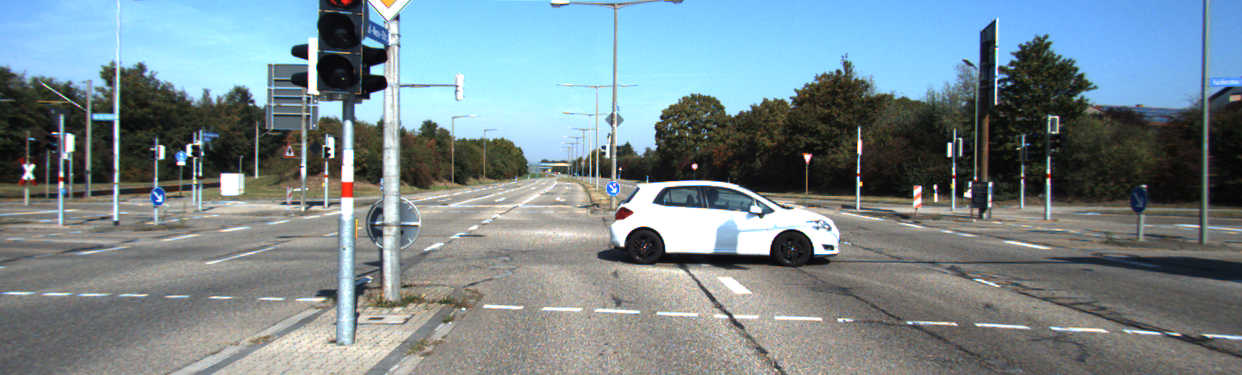
#> input picture road situation analysis/research/road/depth estimation/OpenCV/left.png, 1242 x 375 px
$ python sc.py
#> lines starting #> are read from the running program, lines starting #| are printed output that depends on the picture
import numpy as np
import cv2 as cv
from matplotlib import pyplot as plt


imgL = cv.imread('left.png',0)
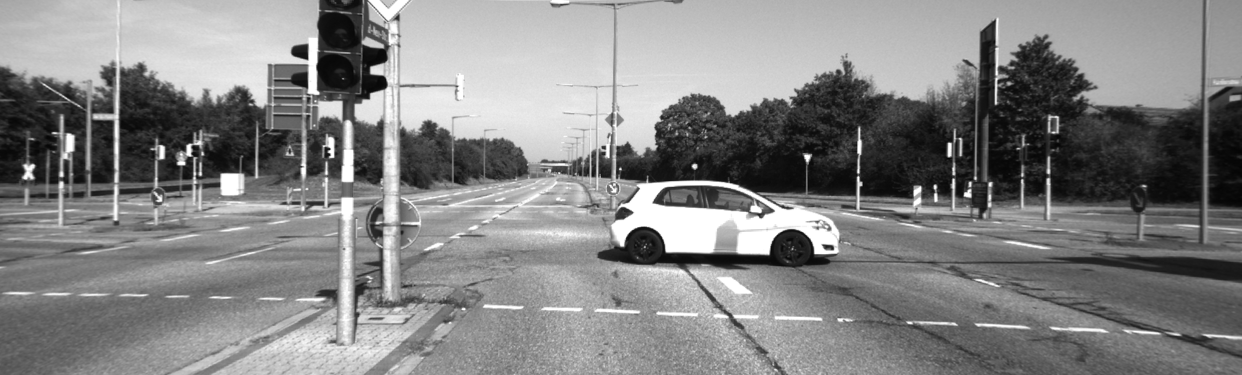
#> imgL: shape (375, 1242); min 4, max 255, mean 131.4
imgR = cv.imread('right.png',0)
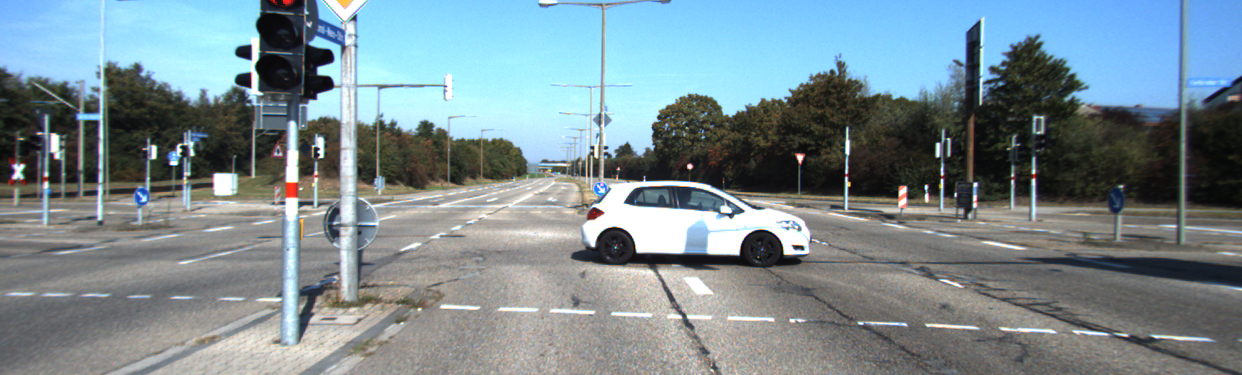
#> input picture road situation analysis/research/road/depth estimation/OpenCV/right.png, 1242 x 375 px
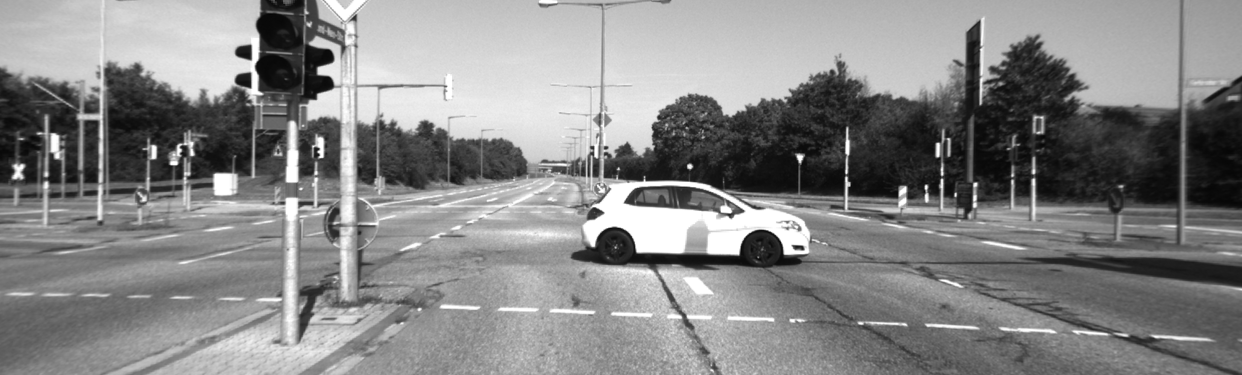
#> imgR: shape (375, 1242); min 4, max 255, mean 134
stereo = cv.StereoBM_create(numDisparities=16, blockSize=15)
disparity = stereo.compute(imgL,imgR)
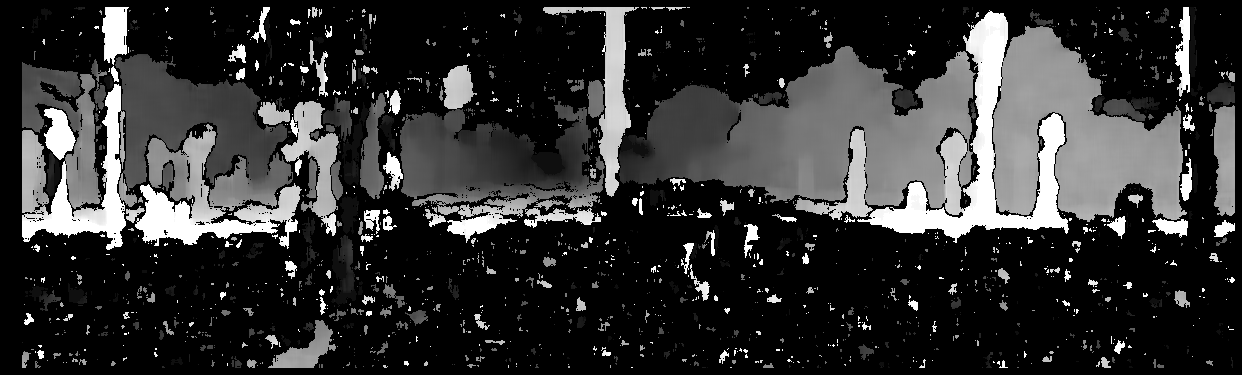
#> disparity: shape (375, 1242) int16; min -16, max 240, mean 34.9; drawn with min black and max white

plt.imshow(disparity,'gray')
plt.show()
